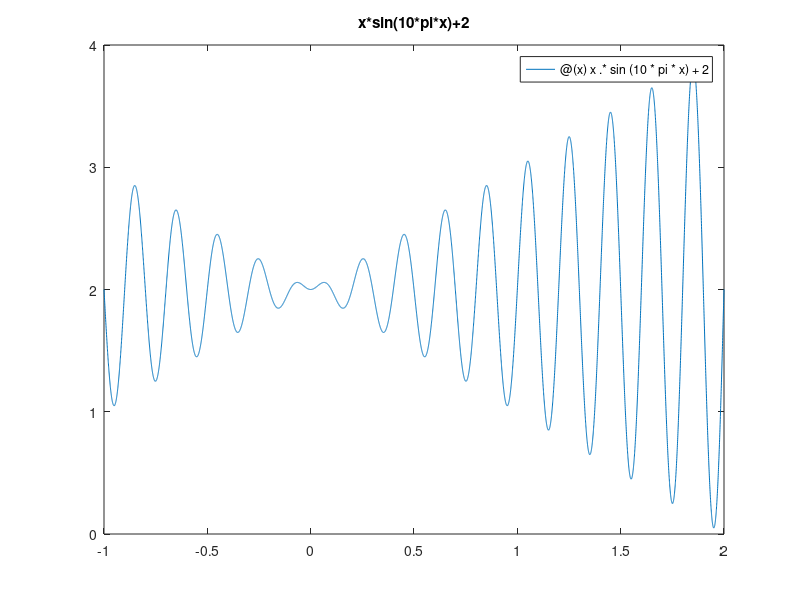
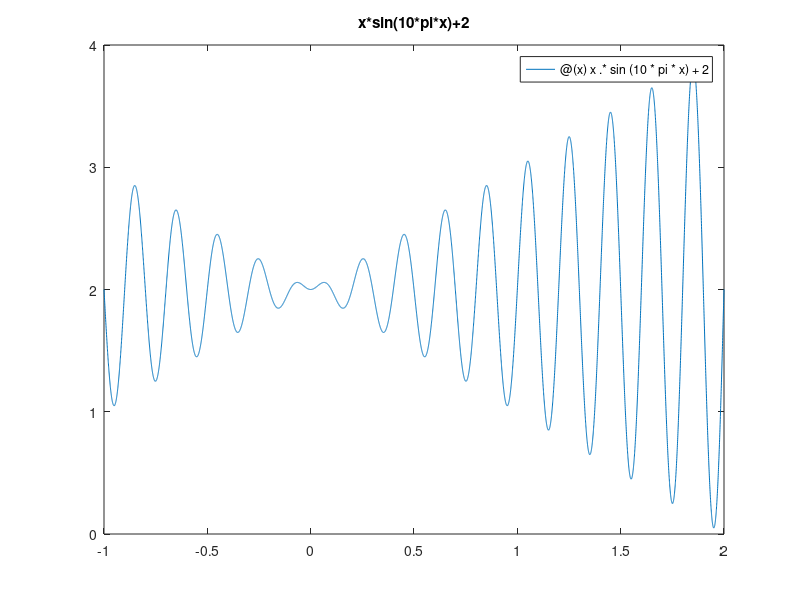
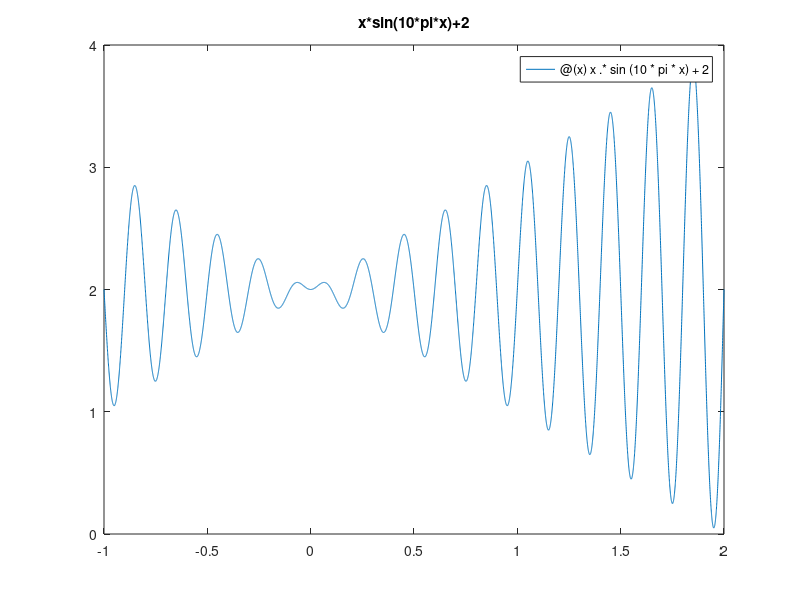
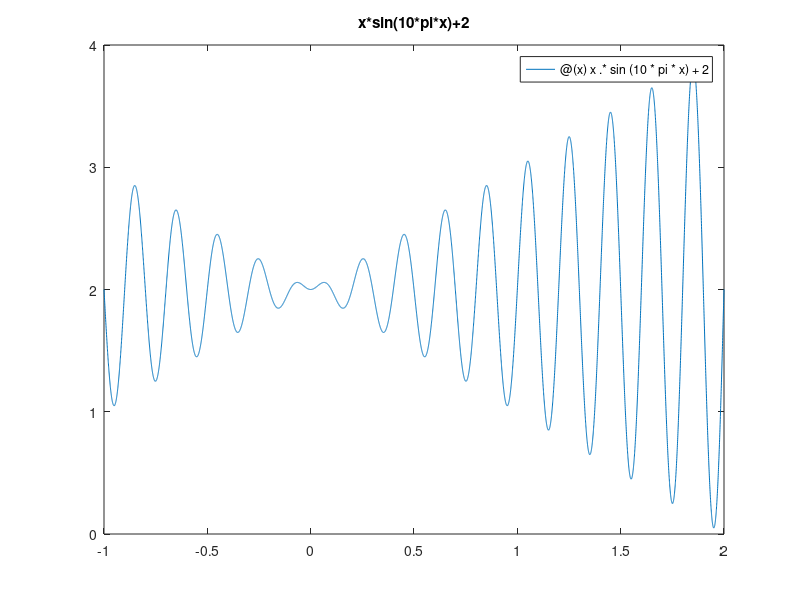

Write the MATLAB code that produced these figures, in order.

function callFplot
for idx = 1:15
    figure
    fplot(@(x)x .* sin(10 * pi * x) + 2,[-1,2]);
    title('x*sin(10*pi*x)+2')
end
end
